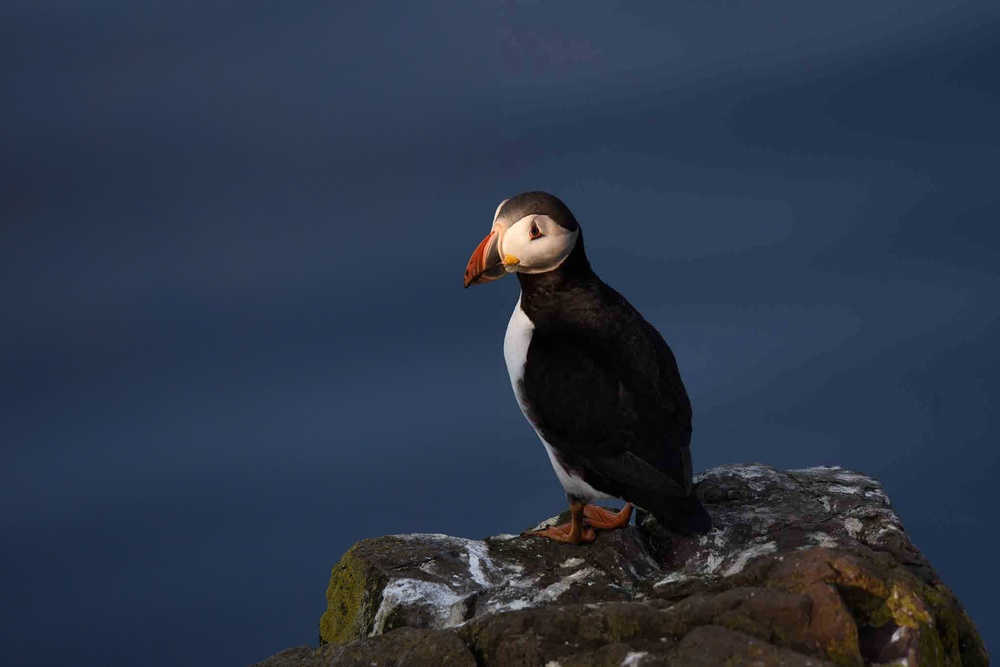
#> input picture 1imag.jpg, 1000 x 667 px, shrunk from 2048 x 1367 before the run, found by its file name
$ python 6th.py
#> lines starting #> are read from the running program, lines starting #| are printed output that depends on the picture
# 6. Convert an image from one color space to another.

import cv2

# Load an image
image = cv2.imread('C:\\Users\\pavit\\Downloads\\cv_projects\\1imag.jpg')
#> image is the input picture: shape (667, 1000, 3); mean B, G, R 72.4, 54.5, 43.5

# Convert the image from BGR (default in OpenCV) to RGB
rgb_image = cv2.cvtColor(image, cv2.COLOR_BGR2RGB)

# Convert the image from RGB to Grayscale
gray_image = cv2.cvtColor(rgb_image, cv2.COLOR_RGB2GRAY)
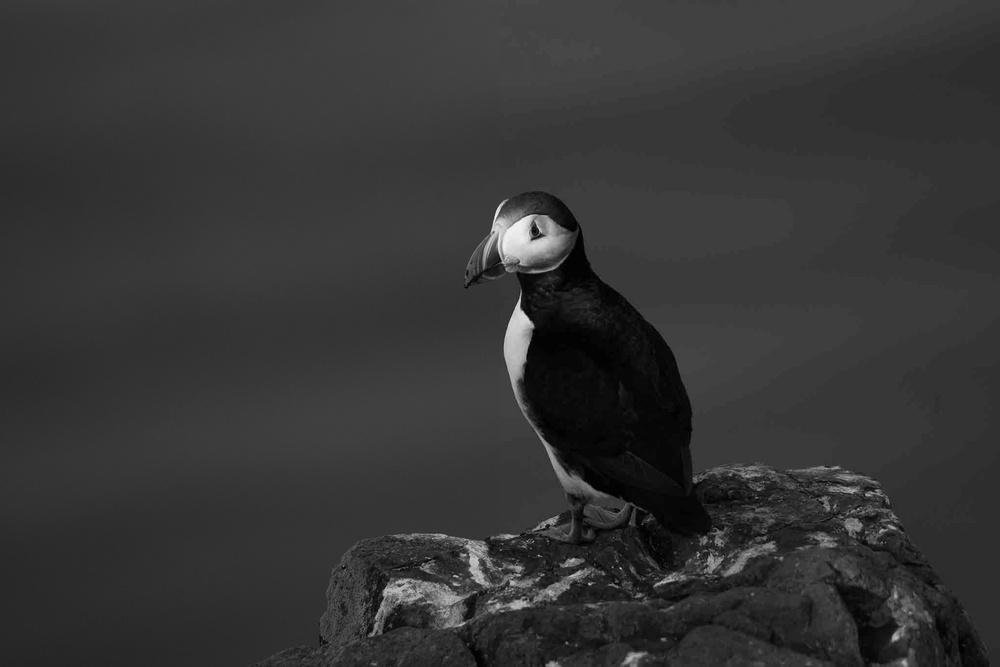
#> gray_image: shape (667, 1000); min 0, max 248, mean 53.2

# Display the original, RGB, and Grayscale images
cv2.imshow('Original Image', image)
cv2.imshow('RGB Image', rgb_image)
cv2.imshow('Grayscale Image', gray_image)
cv2.waitKey(0)
cv2.destroyAllWindows()
